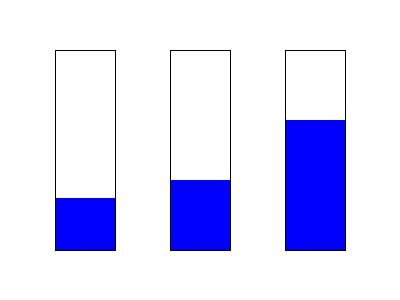
#> input picture Basic tools and libraries/1/Invisible chemistry lab/Data/1.jpg, 400 x 300 px, given in place of Flower poster.jpg, which was not available
$ jupyter execute --allow-errors notebook.ipynb   (older library calls are emulated)   (text cells are left out)
#> lines starting #> are read from the running program, lines starting #| are printed output that depends on the picture; after the words box and inside, x2 and y2 are one past the last pixel; in counts of white or black regions, pixels touching at a corner belong together; long printed decimals are rounded; pictures that were not available may be replaced by others from this repository, and a replacement may not be noted
[cell 1]
import cv2
import numpy as np
import matplotlib.pyplot as plt

[cell 2]
image = cv2.imread('Data/Flower poster.jpg', cv2.IMREAD_GRAYSCALE)
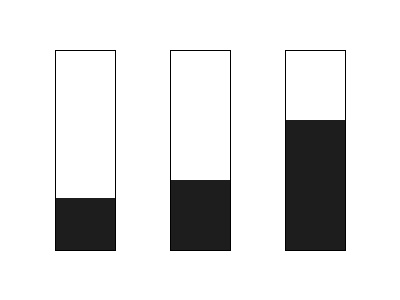
#> image: shape (300, 400); min 0, max 255, mean 223.7
plt.imshow(cv2.cvtColor(image, cv2.COLOR_BGR2RGB))

[cell 3]
smooth_image = cv2.GaussianBlur(image, (5, 5), 1.0)
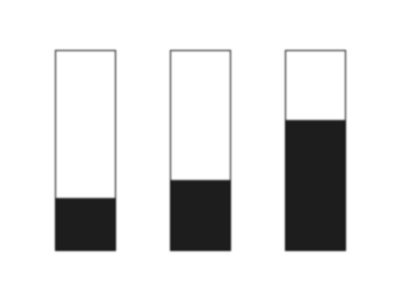
#> smooth_image: shape (300, 400); min 26, max 255, mean 223.7
plt.imshow(cv2.cvtColor(smooth_image, cv2.COLOR_BGR2RGB))
print(cv2.PSNR(image, smooth_image))
#| 23.196

[cell 4]
sobel_x = cv2.Sobel(image, cv2.CV_64F, 1, 0, ksize=3)
sobel_y = cv2.Sobel(image, cv2.CV_64F, 0, 1, ksize=3)
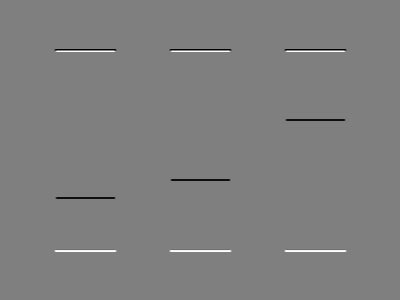
#> sobel_y: shape (300, 400) float64; min -1020, max 1020, mean 0; drawn with min black and max white

magnitude = cv2.magnitude(sobel_x, sobel_y)
direction = cv2.phase(sobel_x, sobel_y, angleInDegrees=True)
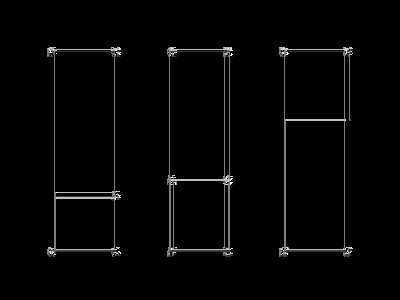
#> direction: shape (300, 400) float64; min 0, max 359.9, mean 6.4; drawn with min black and max white

sobel_x = cv2.convertScaleAbs(sobel_x)
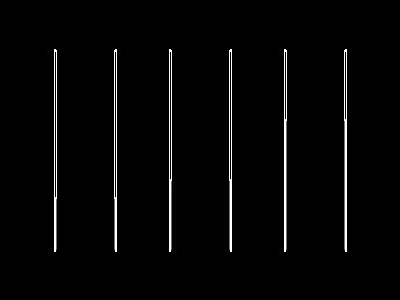
#> sobel_x: shape (300, 400); min 0, max 255, mean 5.8
sobel_y = cv2.convertScaleAbs(sobel_y)
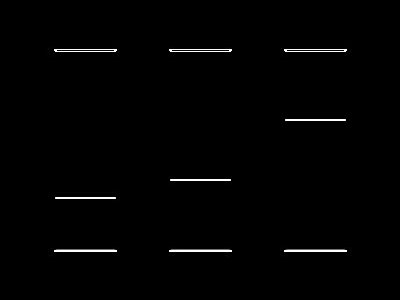
#> sobel_y: shape (300, 400); min 0, max 255, mean 2.6
magnitude = cv2.convertScaleAbs(magnitude)

fig, axes = plt.subplots(1, 3, figsize=(15, 4))
axes[0].imshow(cv2.cvtColor(sobel_x, cv2.COLOR_BGR2RGB))
axes[0].set_title("Sobel X")
axes[0].axis("off")

axes[1].imshow(cv2.cvtColor(sobel_y, cv2.COLOR_BGR2RGB))
axes[1].set_title("Sobel Y")
axes[1].axis("off")

axes[2].imshow(cv2.cvtColor(magnitude, cv2.COLOR_BGR2RGB))
axes[2].set_title("magnitude")
axes[2].axis("off")

cv2.imwrite('x_gradient_flower.jpg', cv2.cvtColor(sobel_x, cv2.COLOR_BGR2RGB))
cv2.imwrite('y_gradient_flower.jpg', cv2.cvtColor(sobel_y, cv2.COLOR_BGR2RGB))
#> Out = True
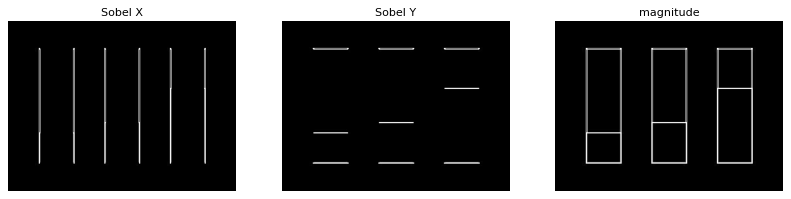
#> figure drawn by matplotlib, 3 panels

[cell 5]
submit_x_grad = cv2.imread('x_gradient_flower.jpg', cv2.IMREAD_GRAYSCALE)
#> submit_x_grad: shape (300, 400); min 0, max 255, mean 5.8
# submit_x_grad = cv2.convertScaleAbs(submit_x_grad)
print(cv2.PSNR(sobel_x, submit_x_grad))
#| 62.320


submit_y_grad = cv2.imread('y_gradient_flower.jpg', cv2.IMREAD_GRAYSCALE)
#> submit_y_grad: shape (300, 400); min 0, max 255, mean 2.6
# submit_y_grad = cv2.convertScaleAbs(submit_y_grad)
print(cv2.PSNR(sobel_y, submit_y_grad))
#| 62.837

submit_magnitude = cv2.imread('magnitude_gradient_flower.jpg', cv2.IMREAD_GRAYSCALE)
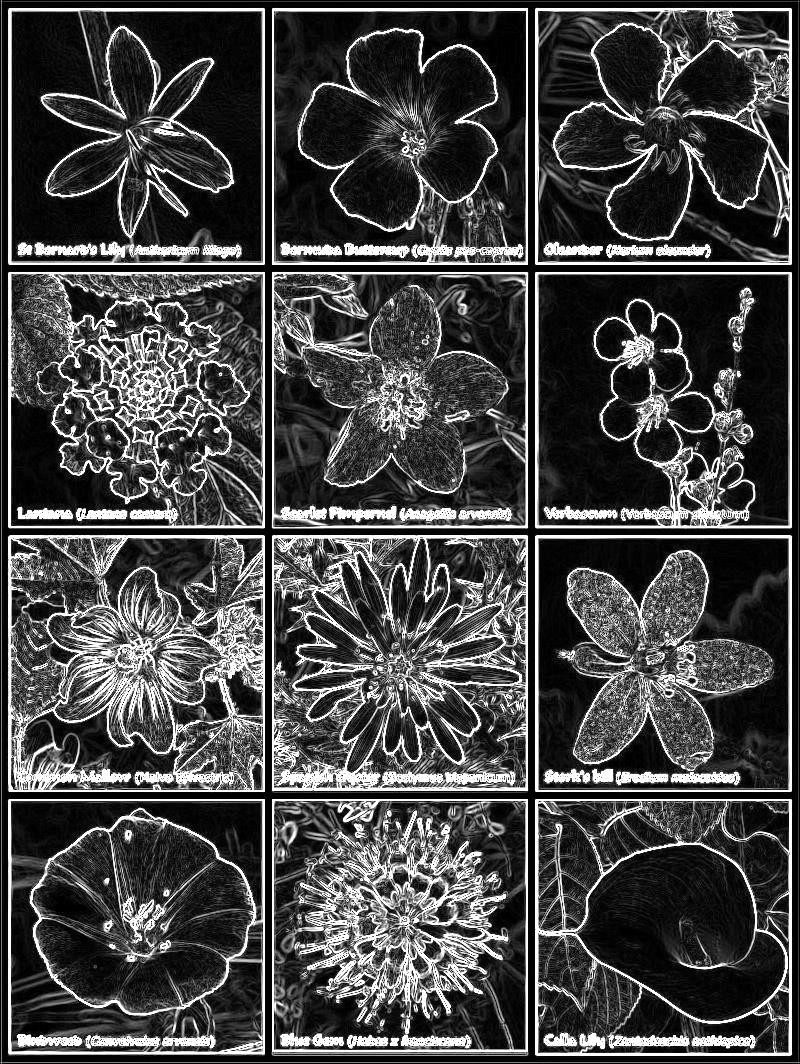
#> input picture ImagePreprocessing/4/solution/magnitude_gradient_flower.jpg, 800 x 1064 px
#> submit_magnitude is the input picture: shape (1064, 800); min 0, max 255, mean 69.3
# submit_magnitude = cv2.convertScaleAbs(submit_magnitude)
#> (the rest of this cell did not finish here and is left out)

[cell 6]
def non_maximum_suppression(gradient_magnitude, gradient_direction):
    height, width = gradient_magnitude.shape
#> height = 300; width = 400
    suppressed = np.zeros((height, width), dtype=np.uint8)

    angle = gradient_direction

    for i in range(1, height - 1):
        for j in range(1, width - 1):
            q, r = 255, 255

            if (0 <= angle[i, j] < 22.5) or (157.5 <= angle[i, j] <= 180):
                q = gradient_magnitude[i, j + 1]
                r = gradient_magnitude[i, j - 1]
            elif 22.5 <= angle[i, j] < 67.5:
                q = gradient_magnitude[i + 1, j - 1]
                r = gradient_magnitude[i - 1, j + 1]
            elif 67.5 <= angle[i, j] < 112.5:
                q = gradient_magnitude[i + 1, j]
                r = gradient_magnitude[i - 1, j]
            elif 112.5 <= angle[i, j] < 157.5:
                q = gradient_magnitude[i - 1, j - 1]
                r = gradient_magnitude[i + 1, j + 1]

            if (gradient_magnitude[i, j] >= q) and (gradient_magnitude[i, j] >= r):
                suppressed[i, j] = gradient_magnitude[i, j]

    return suppressed

nms = non_maximum_suppression(gradient_magnitude=magnitude, gradient_direction=direction)
plt.imshow(cv2.cvtColor(nms, cv2.COLOR_BGR2RGB))
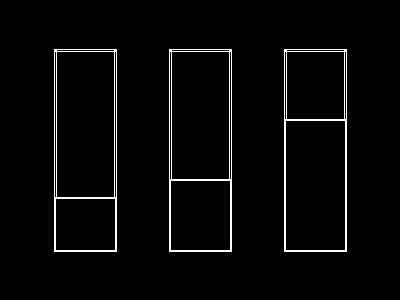
#> shown: shape (300, 400, 3); min 0, max 255, mean 7.5

[cell 7]
def hysteresis(img, low_thresh, high_thresh):

#> called with low_thresh = 100, high_thresh = 200
    strong = 255
    weak = 50

    strong_edges = img >= high_thresh
#> strong_edges: shape (300, 400) bool; 2.9% white in thin lines or dots, all inside (x1, y1, x2, y2) = (54, 49, 347, 252)
    weak_edges = (img >= low_thresh) & (img < high_thresh)
#> weak_edges: shape (300, 400) bool; every value is 0

    output = np.zeros_like(img, dtype=np.uint8)

    output[strong_edges] = strong
    output[weak_edges] = weak

    height, width = img.shape
#> height = 300; width = 400
    for i in range(1, height - 1):
        for j in range(1, width - 1):
            if output[i, j] == weak:
                if strong in output[i-1:i+2, j-1:j+2]:
                    output[i, j] = strong
                else:
                    output[i, j] = 0

    return output

hysteresis_output = hysteresis(nms, low_thresh=100, high_thresh=200)
plt.imshow(cv2.cvtColor(hysteresis_output, cv2.COLOR_BGR2RGB))

[cell 8]
original_hystersis = hysteresis_output
import_hystersis = cv2.imread('canny_edge_flower.jpg', cv2.IMREAD_GRAYSCALE)
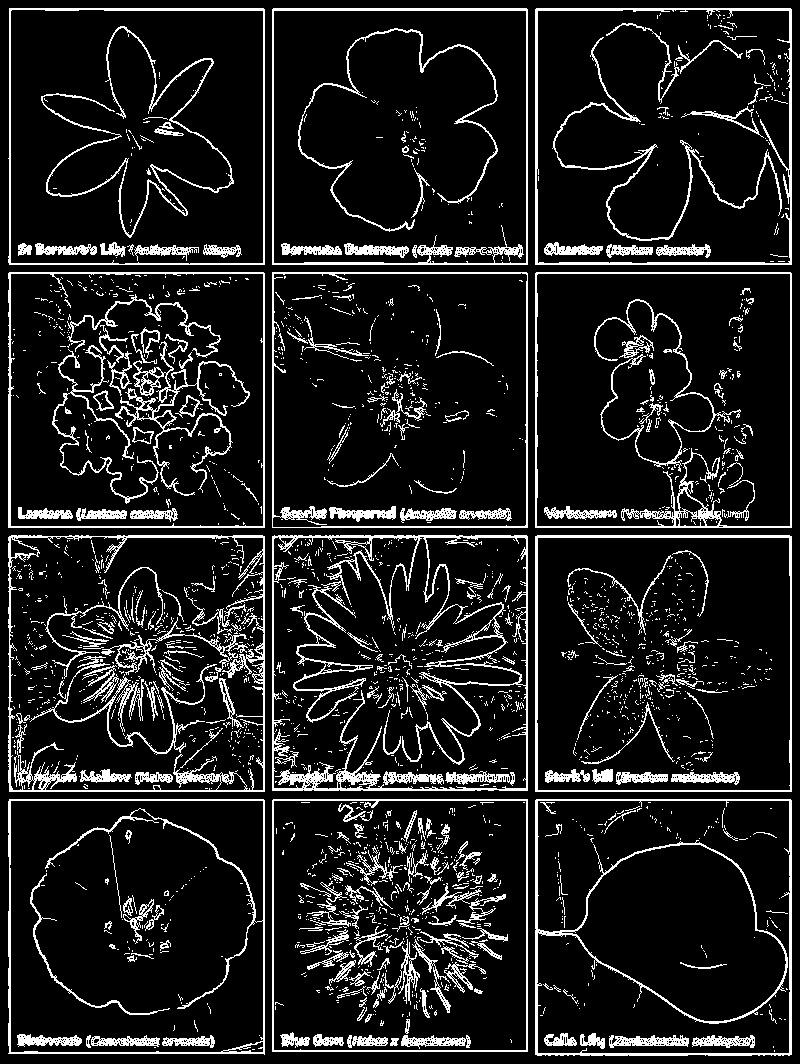
#> input picture ImagePreprocessing/4/solution/canny_edge_flower.jpg, 800 x 1064 px
#> import_hystersis is the input picture: shape (1064, 800); min 0, max 255, mean 30.2
#> (the rest of this cell did not finish here and is left out)

[cell 9]
cv2.imwrite('canny_edge_flower.jpg', cv2.cvtColor(hysteresis_output, cv2.COLOR_BGR2RGB))
#> Out = True

[cell 10]
import zipfile

def compress(file_names):
    print("File Paths:")
    print(file_names)
    # Select the compression mode ZIP_DEFLATED for compression
    # or zipfile.ZIP_STORED to just store the file
    compression = zipfile.ZIP_DEFLATED
    # create the zip file first parameter path/name, second mode
    with zipfile.ZipFile("result.zip", mode="w") as zf:
        for file_name in file_names:
            # Add file to the zip file
            # first parameter file to zip, second filename in zip
            zf.write('./' + file_name, file_name, compress_type=compression)


file_names = ["notebook.ipynb", "x_gradient_flower.jpg", "y_gradient_flower.jpg",
            "magnitude_gradient_flower.jpg", "canny_edge_flower.jpg"]
#> (the rest of this cell did not finish here and is left out)
